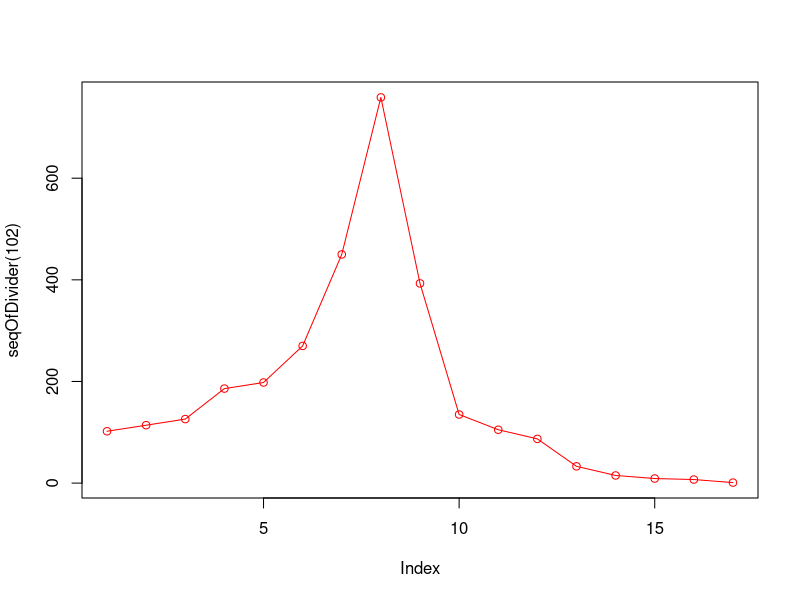

R code for this plot:
dividerSum <- function(num){
  res <- 0
  root <- floor(sqrt(num))
  for(i in 1:root){
    if(num%%i == 0){
      res <- res + i + (num/i)
    }
  }
  return(res-num)
}

seqOfDivider <- function(graph){
  ss <- c(graph)
  while(graph > 1){
    graph <- dividerSum(graph)
    if(graph %in% ss) break
    ss <- append(ss, graph)
  }
  return(ss)
}

for(i in 1:220){
  print(seqOfDivider(i))
}

plot(seqOfDivider(102), type="o", pch=21, lty=1, col="red")
